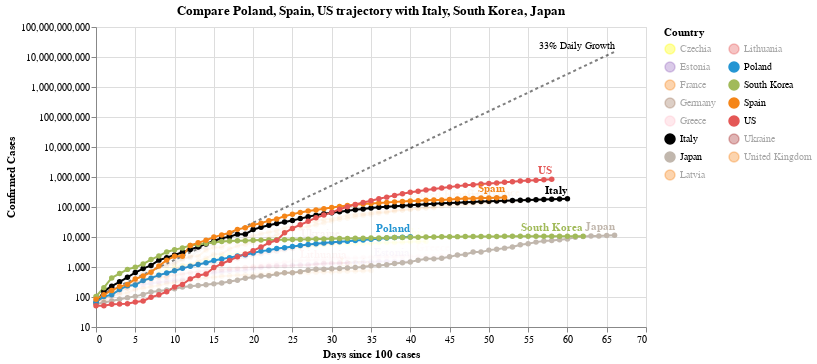

Here is the notebook cell this chart was saved with:
### Code cell
#hide_input
chart2 = make_since_chart(['Poland', 'Spain', 'US'])
chart2

### Figure 1 — Vega-Lite specification as saved in the notebook (floating-point values rounded to 4 significant figures; data arrays with more than 128 entries replaced by an {"elided": "..."} marker saying what was removed)
{"config": {"view": {"continuousWidth": 400, "continuousHeight": 300}}, "layer": [{"mark": {"type": "line", "color": "black", "opacity": 0.5, "strokeDash": [3, 3]}, "encoding": {"x": {"type": "quantitative", "field": "Days since 100 cases"}, "y": {"type": "quantitative", "field": "Confirmed Cases"}}}, {"mark": {"type": "text", "align": "right", "dy": -6, "fontSize": 10, "text": "33% Daily Growth"}, "encoding": {"x": {"type": "quantitative", "field": "Days since 100 cases"}, "y": {"type": "quantitative", "field": "Confirmed Cases"}}, "transform": [{"filter": "(datum['Days since 100 cases'] >= 66)"}]}, {"data": {"name": "data-99769d98d713033b0538aa6b2269e0fd"}, "mark": {"type": "line", "point": true}, "encoding": {"color": {"type": "nominal", "field": "Country", "legend": {"columns": 2}, "scale": {"domain": ["Czechia", "Estonia", "France", "Germany", "Greece", "Italy", "Japan", "Latvia", "Lithuania", "Poland", "South Korea", "Spain", "US", "Ukraine", "United Kingdom"], "range": ["yellow", "#9467bd", "#F58518", "#9D755D", "pink", "black", "#C1B7AD", "#F58518", "#E45756", "#2495D3", "#A1BA59", "#F58518", "#E45756", "brown", "#F58518"]}}, "opacity": {"condition": {"value": 1, "selection": "selector004"}, "value": 0.05}, "tooltip": [{"type": "nominal", "field": "Country"}, {"type": "temporal", "field": "Date"}, {"type": "quantitative", "field": "Confirmed Cases"}, {"type": "quantitative", "field": "Days since 100 cases"}], "x": {"type": "quantitative", "field": "Days since 100 cases"}, "y": {"type": "quantitative", "field": "Confirmed Cases", "scale": {"type": "log"}}}, "selection": {"selector004": {"type": "multi", "fields": ["Country"], "bind": "legend", "init": [{"Country": "Poland"}, {"Country": "Spain"}, {"Country": "US"}, {"Country": "Italy"}, {"Country": "South Korea"}, {"Country": "Japan"}]}}, "width": 550}, {"data": {"name": "data-99769d98d713033b0538aa6b2269e0fd"}, "mark": {"type": "text", "align": "right", "dy": -8, "fontWeight": "bold"}, "encoding": {"color": {"type": "nominal", "field": "Country", "legend": {"columns": 2}, "scale": {"domain": ["Czechia", "Estonia", "France", "Germany", "Greece", "Italy", "Japan", "Latvia", "Lithuania", "Poland", "South Korea", "Spain", "US", "Ukraine", "United Kingdom"], "range": ["yellow", "#9467bd", "#F58518", "#9D755D", "pink", "black", "#C1B7AD", "#F58518", "#E45756", "#2495D3", "#A1BA59", "#F58518", "#E45756", "brown", "#F58518"]}}, "opacity": {"condition": {"value": 1, "selection": "selector004"}, "value": 0.05}, "text": {"type": "nominal", "field": "Country"}, "tooltip": [{"type": "nominal", "field": "Country"}, {"type": "temporal", "field": "Date"}, {"type": "quantitative", "field": "Confirmed Cases"}, {"type": "quantitative", "field": "Days since 100 cases"}], "x": {"type": "quantitative", "field": "Days since 100 cases"}, "y": {"type": "quantitative", "field": "Confirmed Cases", "scale": {"type": "log"}}}, "transform": [{"filter": "(datum['Date'] >= 1587513600000)"}], "width": 550}], "data": {"name": "data-f6528ddb0ede261e2d07ba61412c8d60"}, "title": "Compare Poland, Spain, US trajectory with Italy, South Korea, Japan", "$schema": "https://vega.github.io/schema/vega-lite/v4.0.2.json", "datasets": {"data-f6528ddb0ede261e2d07ba61412c8d60": [{"Days since 100 cases": 0, "Confirmed Cases": 100.0}, {"Days since 100 cases": 1, "Confirmed Cases": 133.0}, {"Days since 100 cases": 2, "Confirmed Cases": 176.9}, {"Days since 100 cases": 3, "Confirmed Cases": 235.3}, {"Days since 100 cases": 4, "Confirmed Cases": 312.9}, {"Days since 100 cases": 5, "Confirmed Cases": 416.2}, {"Days since 100 cases": 6, "Confirmed Cases": 553.5}, {"Days since 100 cases": 7, "Confirmed Cases": 736.1}, {"Days since 100 cases": 8, "Confirmed Cases": 979.1}, {"Days since 100 cases": 9, "Confirmed Cases": 1302.0}, {"Days since 100 cases": 10, "Confirmed Cases": 1732.0}, {"Days since 100 cases": 11, "Confirmed Cases": 2303.0}, {"Days since 100 cases": 12, "Confirmed Cases": 3064.0}, {"Days since 100 cases": 13, "Confirmed Cases": 4074.0}, {"Days since 100 cases": 14, "Confirmed Cases": 5419.0}, {"Days since 100 cases": 15, "Confirmed Cases": 7207.0}, {"Days since 100 cases": 16, "Confirmed Cases": 9586.0}, {"Days since 100 cases": 17, "Confirmed Cases": 12750.0}, {"Days since 100 cases": 18, "Confirmed Cases": 16960.0}, {"Days since 100 cases": 19, "Confirmed Cases": 22550.0}, {"Days since 100 cases": 20, "Confirmed Cases": 29990.0}, {"Days since 100 cases": 21, "Confirmed Cases": 39890.0}, {"Days since 100 cases": 22, "Confirmed Cases": 53060.0}, {"Days since 100 cases": 23, "Confirmed Cases": 70560.0}, {"Days since 100 cases": 24, "Confirmed Cases": 93850.0}, {"Days since 100 cases": 25, "Confirmed Cases": 124800.0}, {"Days since 100 cases": 26, "Confirmed Cases": 166000.0}, {"Days since 100 cases": 27, "Confirmed Cases": 220800.0}, {"Days since 100 cases": 28, "Confirmed Cases": 293700.0}, {"Days since 100 cases": 29, "Confirmed Cases": 390600.0}, {"Days since 100 cases": 30, "Confirmed Cases": 519500.0}, {"Days since 100 cases": 31, "Confirmed Cases": 690900.0}, {"Days since 100 cases": 32, "Confirmed Cases": 918900.0}, {"Days since 100 cases": 33, "Confirmed Cases": 1222000.0}, {"Days since 100 cases": 34, "Confirmed Cases": 1625000.0}, {"Days since 100 cases": 35, "Confirmed Cases": 2162000.0}, {"Days since 100 cases": 36, "Confirmed Cases": 2875000.0}, {"Days since 100 cases": 37, "Confirmed Cases": 3824000.0}, {"Days since 100 cases": 38, "Confirmed Cases": 5086000.0}, {"Days since 100 cases": 39, "Confirmed Cases": 6764000.0}, {"Days since 100 cases": 40, "Confirmed Cases": 8996000.0}, {"Days since 100 cases": 41, "Confirmed Cases": 11970000.0}, {"Days since 100 cases": 42, "Confirmed Cases": 15910000.0}, {"Days since 100 cases": 43, "Confirmed Cases": 21170000.0}, {"Days since 100 cases": 44, "Confirmed Cases": 28150000.0}, {"Days since 100 cases": 45, "Confirmed Cases": 37440000.0}, {"Days since 100 cases": 46, "Confirmed Cases": 49790000.0}, {"Days since 100 cases": 47, "Confirmed Cases": 66230000.0}, {"Days since 100 cases": 48, "Confirmed Cases": 88080000.0}, {"Days since 100 cases": 49, "Confirmed Cases": 117100000.0}, {"Days since 100 cases": 50, "Confirmed Cases": 155800000.0}, {"Days since 100 cases": 51, "Confirmed Cases": 207200000.0}, {"Days since 100 cases": 52, "Confirmed Cases": 275600000.0}, {"Days since 100 cases": 53, "Confirmed Cases": 366600000.0}, {"Days since 100 cases": 54, "Confirmed Cases": 487500000.0}, {"Days since 100 cases": 55, "Confirmed Cases": 648400000.0}, {"Days since 100 cases": 56, "Confirmed Cases": 862400000.0}, {"Days since 100 cases": 57, "Confirmed Cases": 1147000000.0}, {"Days since 100 cases": 58, "Confirmed Cases": 1525000000.0}, {"Days since 100 cases": 59, "Confirmed Cases": 2029000000.0}, {"Days since 100 cases": 60, "Confirmed Cases": 2698000000.0}, {"Days since 100 cases": 61, "Confirmed Cases": 3589000000.0}, {"Days since 100 cases": 62, "Confirmed Cases": 4773000000.0}, {"Days since 100 cases": 63, "Confirmed Cases": 6348000000.0}, {"Days since 100 cases": 64, "Confirmed Cases": 8443000000.0}, {"Days since 100 cases": 65, "Confirmed Cases": 11230000000.0}, {"Days since 100 cases": 66, "Confirmed Cases": 14940000000.0}], "data-99769d98d713033b0538aa6b2269e0fd": {"elided": "735 records"}}}
